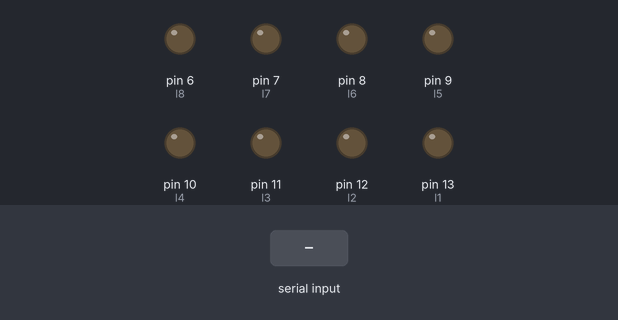
Simulated run of this sketch. Board: Arduino Uno, built with avr-gcc and run on an emulated ATmega328P. Parts: output pins drawn as LEDs (lit = HIGH). The inputs (shaded band) are chosen by the test bench. Random numbers use the default seed unless the sketch sets one; what the sketch prints to the serial monitor is not drawn.

Above: at 1.2 s.
1.3 s: "s" received over Serial
At 1.8 s:
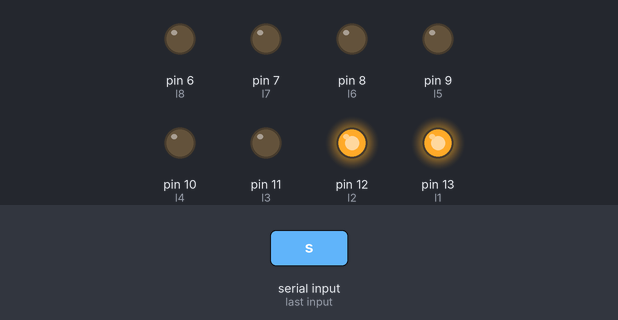
At 6.8 s:
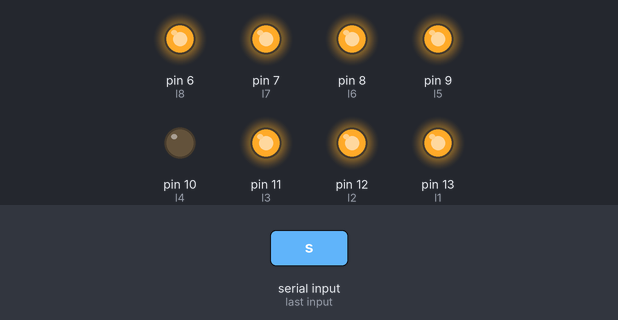
Timing chart, 0 to 18.0 s (numbered marks = the images above; inputs shaded):
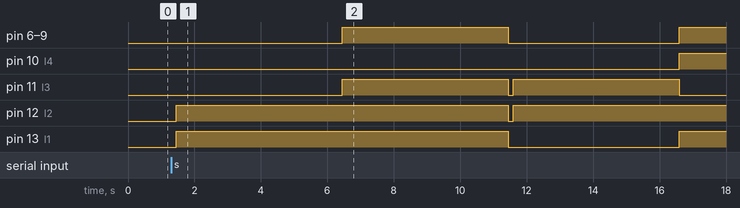

The sketch:

binarybubblesort.ino
```cpp
int * ptr; //declaration of pointer for array
int myArray[50]; //declaration of array as 50
int n = 50; //int used as element counter in sort loop
int temp = 0; //used to switch in loop

int l1 = 13;
int l2 = 12;
int l3 = 11; //led no. 3
int l4 = 10; //led no.4
int l5 = 9; //led no.5
int l6 = 8;
int l7 = 7;
int l8 = 6;

int incomingByte; //variable for serial button

String lowestBinArray[8]; //way tested to create LED outptut & translate lowest number in array to binary
String highestBinArray[8]; //way tested to create LED outptut & translate highest number in array to binary
//String lowestBinary;

void setup() {

  pinMode(l1, OUTPUT); //declaration of 8 LED's as outputs
  pinMode(l2, OUTPUT);
  pinMode(l3, OUTPUT);
  pinMode(l4, OUTPUT);
  pinMode(l5, OUTPUT);
  pinMode(l6, OUTPUT);
  pinMode(l7, OUTPUT);
  pinMode(l8, OUTPUT);

  // put your setup code here, to run once:
  Serial.begin(9600); //declaration of serial declaration of serial to be able to print

}

void loop() {
  if (Serial.available() > 0) {
    incomingByte = Serial.read();
  }
  if (incomingByte == 's') {
    for (int b = 0; b < 50; b++) //loop to create and fill the array with random numbers
    {
      myArray[b] = random(0, 255); //ranging from 0 - 255
    }

    for (int i = 0; i < n; i++) //first loop to go through each element in the array
    {
      for (int j = 1; j < (n - i); j++) //second loop in charge of the switch
      {
        if (myArray[j - 1] > myArray[j]) // change to > for ASCENDING ORDER. // if position a is greater than b switch
        {
          temp = myArray[j - 1];
          myArray[j - 1] = myArray[j];
          myArray[j] = temp;
        }
      }
    }

    for (int a = 0; a < 50; a++) //loop used to print the whole array using a pointer
    {
      //int *ptr;
      ptr = & myArray[a]; //declaration of pointer as the sorted array
      Serial.print( * ptr); //pointer to the Array
      Serial.print(" "); //used to make array clearer
    }

    //Serial.print(*ptr);

    Serial.println();

    int lowest = myArray[0]; //declaration of the lowest number of the array as an int
    int highest = myArray[49]; //declaration of the highest number of the array as an int
    //int lowestBinary;

    for (int b = 7; b >= 0; b--) { //a loop used to print the whole binary using bitRead function
      String lowestBinary = String(bitRead(lowest, b));
      //Serial.print(lowestBinary);
      for (int i = 0; i < 8; i++) {
        if (lowestBinary.charAt(i) == '0') { /*Serial.print("0");*/
          lowestBinArray[i] = '0';
          Serial.print(lowestBinArray[i]);
        }
        if (lowestBinary.charAt(i) == '1') { /*Serial.print("1");*/
          lowestBinArray[i] = '1';
          Serial.print(lowestBinArray[i]);
        }
      }

    }
          /*
      Serial.print(bitRead(lowest, b));
      bitRead(lowest, b);
      Serial.print(lowestBinary.charAt(1));
      lowestBinary = String(bitRead(lowest, b)); //conversion of int to a String
      Serial.print(lowestBinary.charAt(b));
      */
    Serial.println();

    /*
  for (int i = 0; i < 8; i++)
  {
      if (lowestBinary = '1') lowestBinArray[i] = '1';
      if (lowestBinary = '0') lowestBinArray[i] = '0';
    }
*/
    /*
    Serial.println();
      for(int i = 0; i < 8; i = i+1)
      {
      Serial.print(lowestBinArray[i]);
      }

      Serial.println();
    /*
      for (int i = 1; i >= 0; i--)
      {
        Serial.print(lowestBinary.charAt(i));
        }

    //Serial.println();
    //Serial.print(lowestBinary);

    /*
    for (int i = 0; i < 1; i++)
    {
    char firstBin = lowestBinary.charAt(i);
    Serial.print(firstBin);
    }
    */

    for (int b = 7; b >= 0; b--) { //loop used again to attempt to print the whole binary
      //Serial.print(bitRead(highest, c));
      String highestBin = String(bitRead(highest, b)); //conversion of int to a String
            for (int i = 0; i < 8; i++) {
        if (highestBin.charAt(i) == '0') { /*Serial.print("0");*/
          highestBinArray[i] = '0';
          Serial.print(highestBinArray[i]);
        }
        if (highestBin.charAt(i) == '1') { /*Serial.print("1");*/
          highestBinArray[i] = '1';
          Serial.print(highestBinArray[i]);
        }
      }


    }

    Serial.println();
    int f0 = bitRead(lowest, 0); //conversion of lowest number to binary (8th position in binary)
    if (f0 == 1) { //if variable == 1
      digitalWrite(l1, HIGH); //turn on first LED
    }

    int f1 = bitRead(lowest, 1); //conversion of lowest number to binary (7th position in binary)
    if (f1 == 1) { //if variable == 1
      digitalWrite(l2, HIGH); //turn on LED
    }

    int f2 = bitRead(lowest, 2); //conversion of lowest number to binary (6th position in binary)
    if (f2 == 1) { //if variable == 1
      digitalWrite(l3, HIGH);
    }

    int f3 = bitRead(lowest, 3); //5th position in binary
    if (f3 == 1) { //if variable == 1
      digitalWrite(l4, HIGH); //turn on LED
    }

    int f4 = bitRead(lowest, 4); //4th
    if (f4 == 1) { //if variable == 1
      digitalWrite(l5, HIGH); //turn on LED
    }

    int f5 = bitRead(lowest, 5); //3rd
    if (f5 == 1) { //if variable == 1
      digitalWrite(l6, HIGH); //turn on LED
    }

    int f6 = bitRead(lowest, 6); //2nd
    if (f6 == 1) { //if variable == 1
      digitalWrite(l7, HIGH); //turn on LED
    }

    int f7 = bitRead(lowest, 7); //1st
    if (f7 == 1) { //if variable == 1
      digitalWrite(l8, HIGH); //turn on LED
    }
    delay(5000);
    digitalWrite(l1, LOW); //all led's to turn off
    digitalWrite(l2, LOW);
    digitalWrite(l3, LOW);
    digitalWrite(l4, LOW);
    digitalWrite(l5, LOW);
    digitalWrite(l6, LOW);
    digitalWrite(l7, LOW);
    digitalWrite(l8, LOW);

    int i0 = bitRead(highest, 0); //conversion of binary of highest int (again starting from 8th position of binary)
    if (i0 == 1) { //if variable == 1
      digitalWrite(l1, HIGH); //turn on LED
    }

    int i1 = bitRead(highest, 1);
    if (i1 == 1) { //if variable == 1
      digitalWrite(l2, HIGH); //turn on LED
    }

    int i2 = bitRead(highest, 2);
    if (i2 == 1) { //if variable == 1
      digitalWrite(l3, HIGH); //turn on LED
    }

    int i3 = bitRead(highest, 3);
    if (i3 == 1) { //if variable == 1
      digitalWrite(l4, HIGH); //turn on LED
    }

    int i4 = bitRead(highest, 4);
    if (i4 == 1) { //if variable == 1
      digitalWrite(l5, HIGH); //turn on LED
    }

    int i5 = bitRead(highest, 5);
    if (i5 == 1) { //if variable == 1
      digitalWrite(l6, HIGH); //turn on LED
    }

    int i6 = bitRead(highest, 6);
    if (i6 == 1) { //if variable == 1
      digitalWrite(l7, HIGH); //turn on LED
    }

    int i7 = bitRead(highest, 7);
    if (i7 == 1) { //if variable == 1
      digitalWrite(l8, HIGH); //turn on LED
    }
    delay(5000);
    digitalWrite(l1, LOW); //turn of all LEDS
    digitalWrite(l2, LOW);
    digitalWrite(l3, LOW);
    digitalWrite(l4, LOW);
    digitalWrite(l5, LOW);
    digitalWrite(l6, LOW);
    digitalWrite(l7, LOW);
    digitalWrite(l8, LOW);
    //incomingByte=Serial.read(); //reads
  }
}
```

Measured:
- after the input at 1.3 s, pin 6 (l8), pin 7 (l7): LOW → HIGH after 5.1 s, → LOW 5.0 s later, → HIGH 5.1 s later
